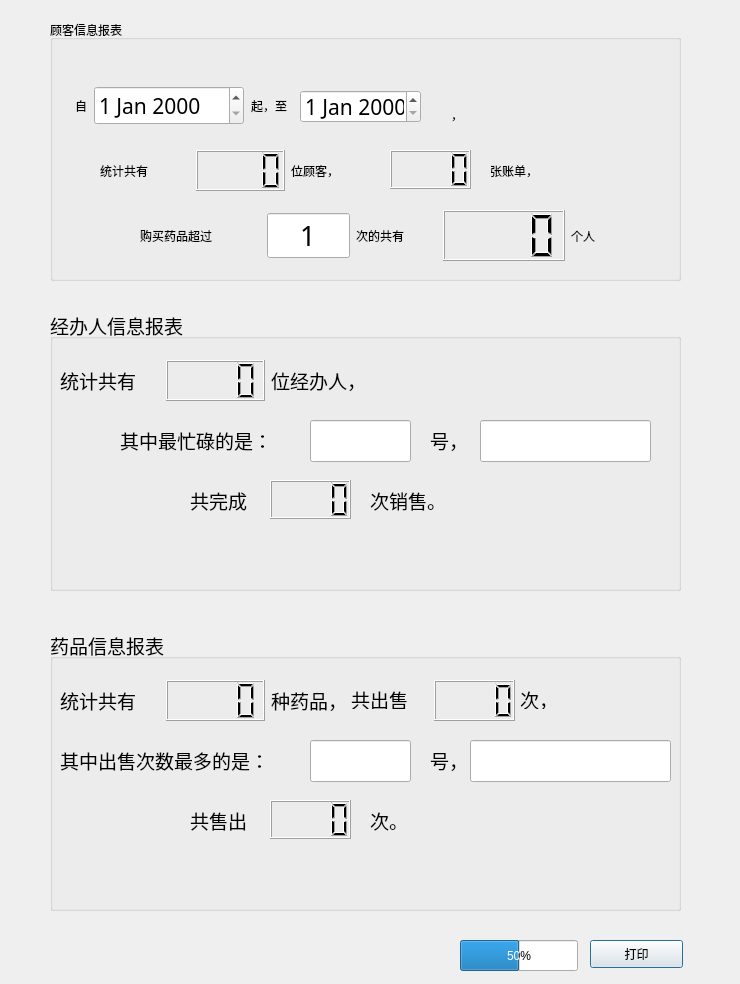
<?xml version="1.0" encoding="UTF-8"?>
<ui version="4.0">
 <class>baobiao</class>
 <widget class="QDialog" name="baobiao">
  <property name="geometry">
   <rect>
    <x>0</x>
    <y>0</y>
    <width>740</width>
    <height>984</height>
   </rect>
  </property>
  <property name="windowTitle">
   <string>数据报表</string>
  </property>
  <widget class="QGroupBox" name="groupBox">
   <property name="geometry">
    <rect>
     <x>50</x>
     <y>20</y>
     <width>631</width>
     <height>261</height>
    </rect>
   </property>
   <property name="styleSheet">
    <string notr="true">font: 14pt &quot;Adobe Arabic&quot;;</string>
   </property>
   <property name="title">
    <string>顾客信息报表</string>
   </property>
   <widget class="QLCDNumber" name="lcdNumber_3">
    <property name="geometry">
     <rect>
      <x>340</x>
      <y>130</y>
      <width>81</width>
      <height>39</height>
     </rect>
    </property>
    <property name="digitCount">
     <number>4</number>
    </property>
    <property name="mode">
     <enum>QLCDNumber::Dec</enum>
    </property>
    <property name="intValue" stdset="0">
     <number>0</number>
    </property>
   </widget>
   <widget class="QLabel" name="label_8">
    <property name="geometry">
     <rect>
      <x>440</x>
      <y>130</y>
      <width>101</width>
      <height>41</height>
     </rect>
    </property>
    <property name="text">
     <string>张账单，</string>
    </property>
   </widget>
   <widget class="QDateEdit" name="dateEdit_2">
    <property name="geometry">
     <rect>
      <x>250</x>
      <y>70</y>
      <width>121</width>
      <height>33</height>
     </rect>
    </property>
    <property name="font">
     <font>
      <family>Adobe Arabic</family>
      <pointsize>16</pointsize>
      <weight>50</weight>
      <italic>false</italic>
      <bold>false</bold>
     </font>
    </property>
    <property name="layoutDirection">
     <enum>Qt::LeftToRight</enum>
    </property>
    <property name="styleSheet">
     <string notr="true">font: 16pt &quot;Adobe Arabic&quot;;</string>
    </property>
    <property name="buttonSymbols">
     <enum>QAbstractSpinBox::UpDownArrows</enum>
    </property>
    <property name="currentSectionIndex">
     <number>0</number>
    </property>
   </widget>
   <widget class="QLabel" name="label_9">
    <property name="geometry">
     <rect>
      <x>390</x>
      <y>70</y>
      <width>23</width>
      <height>49</height>
     </rect>
    </property>
    <property name="text">
     <string>，</string>
    </property>
    <property name="alignment">
     <set>Qt::AlignRight|Qt::AlignTrailing|Qt::AlignVCenter</set>
    </property>
   </widget>
   <widget class="QWidget" name="layoutWidget">
    <property name="geometry">
     <rect>
      <x>50</x>
      <y>130</y>
      <width>281</width>
      <height>41</height>
     </rect>
    </property>
    <layout class="QHBoxLayout" name="horizontalLayout">
     <item>
      <widget class="QLabel" name="label">
       <property name="text">
        <string>统计共有</string>
       </property>
      </widget>
     </item>
     <item>
      <widget class="QLCDNumber" name="lcdNumber">
       <property name="digitCount">
        <number>4</number>
       </property>
       <property name="mode">
        <enum>QLCDNumber::Dec</enum>
       </property>
       <property name="intValue" stdset="0">
        <number>0</number>
       </property>
      </widget>
     </item>
     <item>
      <widget class="QLabel" name="label_2">
       <property name="text">
        <string>位顾客，</string>
       </property>
      </widget>
     </item>
    </layout>
   </widget>
   <widget class="QWidget" name="layoutWidget">
    <property name="geometry">
     <rect>
      <x>90</x>
      <y>190</y>
      <width>471</width>
      <height>51</height>
     </rect>
    </property>
    <layout class="QHBoxLayout" name="horizontalLayout_2" stretch="3,1,2,3,1">
     <item>
      <widget class="QLabel" name="label_3">
       <property name="text">
        <string>购买药品超过</string>
       </property>
      </widget>
     </item>
     <item>
      <widget class="QLineEdit" name="lineEdit">
       <property name="font">
        <font>
         <family>Adobe Arabic</family>
         <pointsize>20</pointsize>
         <weight>50</weight>
         <italic>false</italic>
         <bold>false</bold>
        </font>
       </property>
       <property name="styleSheet">
        <string notr="true">font: 20pt &quot;Adobe Arabic&quot;;</string>
       </property>
       <property name="inputMask">
        <string/>
       </property>
       <property name="text">
        <string>1</string>
       </property>
       <property name="alignment">
        <set>Qt::AlignCenter</set>
       </property>
      </widget>
     </item>
     <item>
      <widget class="QLabel" name="label_4">
       <property name="text">
        <string>次的共有</string>
       </property>
      </widget>
     </item>
     <item>
      <widget class="QLCDNumber" name="lcdNumber_2">
       <property name="digitCount">
        <number>4</number>
       </property>
      </widget>
     </item>
     <item>
      <widget class="QLabel" name="label_5">
       <property name="text">
        <string>个人</string>
       </property>
      </widget>
     </item>
    </layout>
   </widget>
   <widget class="QWidget" name="layoutWidget">
    <property name="geometry">
     <rect>
      <x>10</x>
      <y>60</y>
      <width>227</width>
      <height>51</height>
     </rect>
    </property>
    <layout class="QHBoxLayout" name="horizontalLayout_3" stretch="1,4,1">
     <property name="spacing">
      <number>7</number>
     </property>
     <item>
      <widget class="QLabel" name="label_6">
       <property name="text">
        <string>自</string>
       </property>
       <property name="alignment">
        <set>Qt::AlignRight|Qt::AlignTrailing|Qt::AlignVCenter</set>
       </property>
      </widget>
     </item>
     <item>
      <widget class="QDateEdit" name="dateEdit">
       <property name="font">
        <font>
         <family>Adobe Arabic</family>
         <pointsize>16</pointsize>
         <weight>50</weight>
         <italic>false</italic>
         <bold>false</bold>
        </font>
       </property>
       <property name="layoutDirection">
        <enum>Qt::LeftToRight</enum>
       </property>
       <property name="styleSheet">
        <string notr="true">font: 16pt &quot;Adobe Arabic&quot;;</string>
       </property>
       <property name="buttonSymbols">
        <enum>QAbstractSpinBox::UpDownArrows</enum>
       </property>
       <property name="currentSectionIndex">
        <number>0</number>
       </property>
      </widget>
     </item>
     <item>
      <widget class="QLabel" name="label_7">
       <property name="text">
        <string>起，至</string>
       </property>
      </widget>
     </item>
    </layout>
   </widget>
  </widget>
  <widget class="QGroupBox" name="groupBox_2">
   <property name="geometry">
    <rect>
     <x>50</x>
     <y>310</y>
     <width>631</width>
     <height>281</height>
    </rect>
   </property>
   <property name="font">
    <font>
     <pointsize>14</pointsize>
    </font>
   </property>
   <property name="title">
    <string>经办人信息报表</string>
   </property>
   <widget class="QWidget" name="layoutWidget">
    <property name="geometry">
     <rect>
      <x>10</x>
      <y>50</y>
      <width>311</width>
      <height>41</height>
     </rect>
    </property>
    <layout class="QHBoxLayout" name="horizontalLayout_4">
     <item>
      <widget class="QLabel" name="label_10">
       <property name="text">
        <string>统计共有</string>
       </property>
      </widget>
     </item>
     <item>
      <widget class="QLCDNumber" name="lcdNumber_4">
       <property name="digitCount">
        <number>4</number>
       </property>
       <property name="mode">
        <enum>QLCDNumber::Dec</enum>
       </property>
       <property name="intValue" stdset="0">
        <number>0</number>
       </property>
      </widget>
     </item>
     <item>
      <widget class="QLabel" name="label_11">
       <property name="text">
        <string>位经办人，</string>
       </property>
      </widget>
     </item>
    </layout>
   </widget>
   <widget class="QLabel" name="label_12">
    <property name="geometry">
     <rect>
      <x>70</x>
      <y>110</y>
      <width>201</width>
      <height>41</height>
     </rect>
    </property>
    <property name="text">
     <string>其中最忙碌的是：</string>
    </property>
   </widget>
   <widget class="QLineEdit" name="lineEdit_2">
    <property name="geometry">
     <rect>
      <x>260</x>
      <y>110</y>
      <width>101</width>
      <height>42</height>
     </rect>
    </property>
    <property name="font">
     <font>
      <family>Adobe Arabic</family>
      <pointsize>20</pointsize>
      <weight>50</weight>
      <italic>false</italic>
      <bold>false</bold>
     </font>
    </property>
    <property name="styleSheet">
     <string notr="true">font: 20pt &quot;Adobe Arabic&quot;;</string>
    </property>
    <property name="inputMask">
     <string/>
    </property>
    <property name="text">
     <string/>
    </property>
    <property name="alignment">
     <set>Qt::AlignCenter</set>
    </property>
   </widget>
   <widget class="QLabel" name="label_13">
    <property name="geometry">
     <rect>
      <x>140</x>
      <y>170</y>
      <width>91</width>
      <height>41</height>
     </rect>
    </property>
    <property name="text">
     <string>共完成</string>
    </property>
   </widget>
   <widget class="QLCDNumber" name="lcdNumber_5">
    <property name="geometry">
     <rect>
      <x>220</x>
      <y>170</y>
      <width>81</width>
      <height>39</height>
     </rect>
    </property>
    <property name="digitCount">
     <number>4</number>
    </property>
    <property name="mode">
     <enum>QLCDNumber::Dec</enum>
    </property>
    <property name="intValue" stdset="0">
     <number>0</number>
    </property>
   </widget>
   <widget class="QLabel" name="label_14">
    <property name="geometry">
     <rect>
      <x>320</x>
      <y>170</y>
      <width>91</width>
      <height>41</height>
     </rect>
    </property>
    <property name="text">
     <string>次销售。</string>
    </property>
   </widget>
   <widget class="QLabel" name="label_15">
    <property name="geometry">
     <rect>
      <x>380</x>
      <y>110</y>
      <width>91</width>
      <height>41</height>
     </rect>
    </property>
    <property name="text">
     <string>号，</string>
    </property>
   </widget>
   <widget class="QLineEdit" name="lineEdit_3">
    <property name="geometry">
     <rect>
      <x>430</x>
      <y>110</y>
      <width>171</width>
      <height>42</height>
     </rect>
    </property>
    <property name="font">
     <font>
      <family>Adobe Arabic</family>
      <pointsize>10</pointsize>
      <weight>50</weight>
      <italic>false</italic>
      <bold>false</bold>
     </font>
    </property>
    <property name="styleSheet">
     <string notr="true">font: 10pt &quot;Adobe Arabic&quot;;</string>
    </property>
    <property name="inputMask">
     <string/>
    </property>
    <property name="text">
     <string/>
    </property>
    <property name="alignment">
     <set>Qt::AlignCenter</set>
    </property>
   </widget>
  </widget>
  <widget class="QGroupBox" name="groupBox_3">
   <property name="geometry">
    <rect>
     <x>50</x>
     <y>630</y>
     <width>631</width>
     <height>281</height>
    </rect>
   </property>
   <property name="font">
    <font>
     <pointsize>14</pointsize>
    </font>
   </property>
   <property name="title">
    <string>药品信息报表</string>
   </property>
   <widget class="QWidget" name="layoutWidget_2">
    <property name="geometry">
     <rect>
      <x>10</x>
      <y>50</y>
      <width>311</width>
      <height>41</height>
     </rect>
    </property>
    <layout class="QHBoxLayout" name="horizontalLayout_5">
     <item>
      <widget class="QLabel" name="label_16">
       <property name="text">
        <string>统计共有</string>
       </property>
      </widget>
     </item>
     <item>
      <widget class="QLCDNumber" name="lcdNumber_6">
       <property name="digitCount">
        <number>4</number>
       </property>
       <property name="mode">
        <enum>QLCDNumber::Dec</enum>
       </property>
       <property name="intValue" stdset="0">
        <number>0</number>
       </property>
      </widget>
     </item>
     <item>
      <widget class="QLabel" name="label_17">
       <property name="text">
        <string>种药品，</string>
       </property>
      </widget>
     </item>
    </layout>
   </widget>
   <widget class="QLabel" name="label_18">
    <property name="geometry">
     <rect>
      <x>10</x>
      <y>110</y>
      <width>261</width>
      <height>41</height>
     </rect>
    </property>
    <property name="text">
     <string>其中出售次数最多的是：</string>
    </property>
   </widget>
   <widget class="QLineEdit" name="lineEdit_4">
    <property name="geometry">
     <rect>
      <x>260</x>
      <y>110</y>
      <width>101</width>
      <height>42</height>
     </rect>
    </property>
    <property name="font">
     <font>
      <family>Adobe Arabic</family>
      <pointsize>20</pointsize>
      <weight>50</weight>
      <italic>false</italic>
      <bold>false</bold>
     </font>
    </property>
    <property name="styleSheet">
     <string notr="true">font: 20pt &quot;Adobe Arabic&quot;;</string>
    </property>
    <property name="inputMask">
     <string/>
    </property>
    <property name="text">
     <string/>
    </property>
    <property name="alignment">
     <set>Qt::AlignCenter</set>
    </property>
   </widget>
   <widget class="QLabel" name="label_19">
    <property name="geometry">
     <rect>
      <x>140</x>
      <y>170</y>
      <width>91</width>
      <height>41</height>
     </rect>
    </property>
    <property name="text">
     <string>共售出</string>
    </property>
   </widget>
   <widget class="QLCDNumber" name="lcdNumber_7">
    <property name="geometry">
     <rect>
      <x>220</x>
      <y>170</y>
      <width>81</width>
      <height>39</height>
     </rect>
    </property>
    <property name="digitCount">
     <number>4</number>
    </property>
    <property name="mode">
     <enum>QLCDNumber::Dec</enum>
    </property>
    <property name="intValue" stdset="0">
     <number>0</number>
    </property>
   </widget>
   <widget class="QLabel" name="label_20">
    <property name="geometry">
     <rect>
      <x>320</x>
      <y>170</y>
      <width>91</width>
      <height>41</height>
     </rect>
    </property>
    <property name="text">
     <string>次。</string>
    </property>
   </widget>
   <widget class="QLabel" name="label_21">
    <property name="geometry">
     <rect>
      <x>380</x>
      <y>110</y>
      <width>91</width>
      <height>41</height>
     </rect>
    </property>
    <property name="text">
     <string>号，</string>
    </property>
   </widget>
   <widget class="QLineEdit" name="lineEdit_5">
    <property name="geometry">
     <rect>
      <x>420</x>
      <y>110</y>
      <width>201</width>
      <height>42</height>
     </rect>
    </property>
    <property name="font">
     <font>
      <family>Adobe Arabic</family>
      <pointsize>10</pointsize>
      <weight>50</weight>
      <italic>false</italic>
      <bold>false</bold>
     </font>
    </property>
    <property name="styleSheet">
     <string notr="true">font: 10pt &quot;Adobe Arabic&quot;;</string>
    </property>
    <property name="inputMask">
     <string/>
    </property>
    <property name="text">
     <string/>
    </property>
    <property name="alignment">
     <set>Qt::AlignCenter</set>
    </property>
    <property name="readOnly">
     <bool>false</bool>
    </property>
   </widget>
   <widget class="QLabel" name="label_22">
    <property name="geometry">
     <rect>
      <x>301</x>
      <y>60</y>
      <width>81</width>
      <height>19</height>
     </rect>
    </property>
    <property name="text">
     <string>共出售</string>
    </property>
   </widget>
   <widget class="QLCDNumber" name="lcdNumber_8">
    <property name="geometry">
     <rect>
      <x>384</x>
      <y>50</y>
      <width>81</width>
      <height>41</height>
     </rect>
    </property>
    <property name="digitCount">
     <number>4</number>
    </property>
    <property name="mode">
     <enum>QLCDNumber::Dec</enum>
    </property>
    <property name="intValue" stdset="0">
     <number>0</number>
    </property>
   </widget>
   <widget class="QLabel" name="label_23">
    <property name="geometry">
     <rect>
      <x>470</x>
      <y>60</y>
      <width>38</width>
      <height>19</height>
     </rect>
    </property>
    <property name="text">
     <string>次，</string>
    </property>
   </widget>
  </widget>
  <widget class="QPushButton" name="pushButton">
   <property name="geometry">
    <rect>
     <x>590</x>
     <y>940</y>
     <width>93</width>
     <height>28</height>
    </rect>
   </property>
   <property name="text">
    <string>打印</string>
   </property>
  </widget>
  <widget class="QProgressBar" name="progressBar">
   <property name="geometry">
    <rect>
     <x>460</x>
     <y>940</y>
     <width>118</width>
     <height>31</height>
    </rect>
   </property>
   <property name="value">
    <number>50</number>
   </property>
   <property name="alignment">
    <set>Qt::AlignCenter</set>
   </property>
   <property name="textVisible">
    <bool>true</bool>
   </property>
  </widget>
 </widget>
 <resources/>
 <connections/>
</ui>
